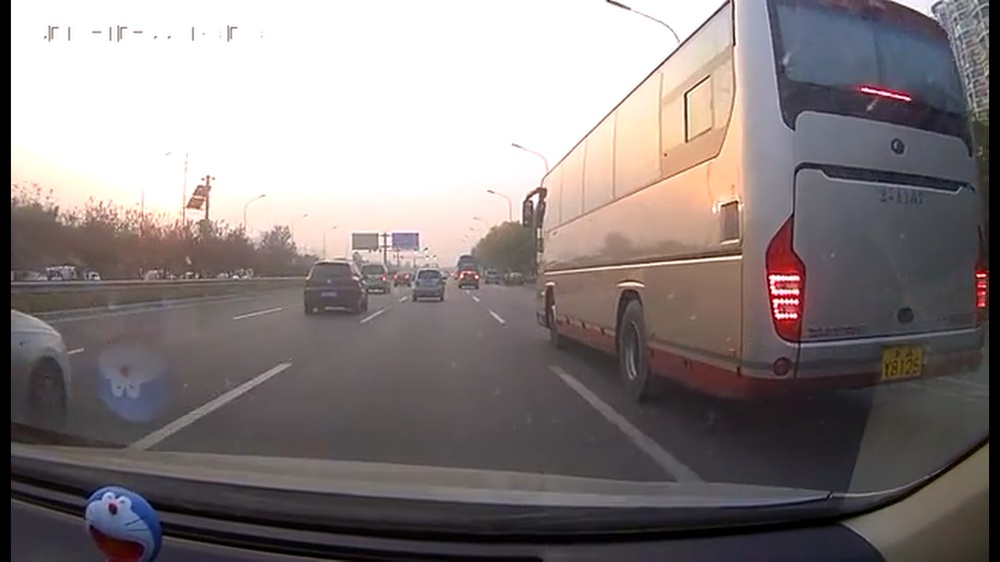
#> input picture Lane_detection-master/2018-11-25.jpg, 1000 x 562 px, shrunk from 1920 x 1080 before the run
$ python -i video.py   (imports and definitions only)
#> lines starting #> are read from the running program, lines starting #| are printed output that depends on the picture; after the words box and inside, x2 and y2 are one past the last pixel; in counts of white or black regions, pixels touching at a corner belong together
import matplotlib.pyplot as plt
import matplotlib.image as mpimg
import numpy as np
import cv2
from moviepy.editor import VideoFileClip


def grayscale(img):
    '''
    灰度转换，返回只有一个颜色通道的图像
    '''
    return cv2.cvtColor(img,
                        cv2.COLOR_RGB2GRAY)
    # if you read an image with cv.imread(),
    # return cv2.cvtColor(img,cv2.COLOR_BGR2GRAY)


def canny(img, low_threshold, high_threshold):
    return cv2.Canny(img, low_threshold, high_threshold)


def gaussian_blur(img, kernel_size):
    '''Applies a Gaussian Noise Kernel'''  # 高斯模糊
    return cv2.GaussianBlur(img, (kernel_size, kernel_size), 0)


def region_of_interest(img, vertices):
    '''
    Apply an image mask

    '''
    # define a blank mask to start with
    mask = np.zeros_like(img)

    # defining a 3 channel or 1 channel color to fill
    # the mask with depending on the input image

    # Image properties include number of rows, columns
    # and channels, type of image data, number of pixels etc.
    # Shape of image is accessed by img.shape. It returns a
    # tuple of number of rows, columns and channels (if image is color):
    # If image is grayscale, tuple returned contains only
    # number of rows and columns. So it is a good method to
    # check if loaded image is grayscale or color image.
    if len(img.shape) > 2:
        channel_count = img.shape[2]
        ignore_mask_color = (255,) * channel_count
    else:
        ignore_mask_color = 255  # 涂黑

    # filling pixels inside the polygon defined by "vertices" with the fill color
    cv2.fillPoly(mask, vertices, ignore_mask_color)
    # returning the image only where mask pixels are nonzero
    masked_image = cv2.bitwise_and(img, mask)  # 与操作
    return masked_image


def draw_lines(img, lines, color=[255, 0, 0], thickness=2):
    '''
    Note:
    '''
    # print(lines)
    for line in lines:
        for x1, y1, x2, y2 in line:
            cv2.line(img, (x1, y1), (x2, y2), color, thickness)


def hpass_angle_filter(lines, angle_threshold):
    if lines.shape != None:
        filtered_lines = []
        for line in lines:
            for x1, y1, x2, y2 in line:
                angle = abs(np.arctan((y2 - y1) / (x2 - x1)) * 180 / np.pi)
                if angle > angle_threshold:
                    filtered_lines.append([[x1, y1, x2, y2]])
        return filtered_lines


def average_lines(img, lines, y_min, y_max):
    # return coordinates of the averaged lines
    hough_pts = {'m_left': [], 'b_left': [], 'norm_left': [], 'm_right': [],
                 'b_right': [], 'norm_right': []}
    if lines != None:
        for line in lines:
            for x1, y1, x2, y2 in line:
                m, b = np.polyfit([x1, x2], (y1, y2), 1)
                norm = ((x2 - x1) ** 2 + (y2 - y1) ** 2) ** 0.5
                if m > 0:  # 斜率right
                    hough_pts['m_right'].append(m)
                    hough_pts['b_right'].append(b)
                    hough_pts['norm_right'].append(norm)
                if m < 0:
                    hough_pts['m_left'].append(m)
                    hough_pts['b_left'].append(b)
                    hough_pts['norm_left'].append(norm)
    if len(hough_pts['b_left']) != 0 or len(hough_pts['m_left']) != 0 \
            or len(hough_pts['norm_left']) != 0:
        b_avg_left = np.mean(np.array(hough_pts['b_left']))
        m_avg_left = np.mean(np.array(hough_pts['m_left']))
        xmin_left = int((y_min - b_avg_left) / m_avg_left)
        xmax_left = int((y_max - b_avg_left) / m_avg_left)
        left_lane = [[xmin_left, y_min, xmax_left, y_max]]
        left_norm = max(hough_pts['norm_left'])
    else:
        left_lane = [[0, 0, 0, 0]]
        left_norm = 0
    if len(hough_pts['b_right']) != 0 or len(hough_pts['m_right']) != 0 \
            or len(hough_pts['norm_right']) != 0:
        b_avg_right = np.mean(np.array(hough_pts['b_right']))
        m_avg_right = np.mean(np.array(hough_pts['m_right']))
        xmin_right = int((y_min - b_avg_right) / m_avg_right)
        xmax_right = int((y_max - b_avg_right) / m_avg_right)
        right_lane = [[xmin_right, y_min, xmax_right, y_max]]
        right_norm = max(hough_pts['norm_right'])
    else:
        right_lane = [[0, 0, 0, 0]]
        right_norm = 0
    return [left_lane, right_lane, left_norm, right_norm]


def hough_lines(img, rho, theta, threshold, min_line_len, max_line_gap):
    '''
    img is the output of canny tranform
    return an image with hough lines draw
    '''
    lines = cv2.HoughLinesP(img, rho, theta, threshold, np.array([]),
                            minLineLength=min_line_len,
                            maxLineGap=max_line_gap)
    # print(lines.shape)
    # line_img = np.zeros((img.shape[0],img.shape[1],3),dtype=np.uint8)
    # draw_lines(line_img,lines)
    return lines


def weighted_img(img, initial_img, a=0.8, b=1, r=0.0):
    return cv2.addWeighted(initial_img, a, img, b, r)

def show_img(ax,img,cmap,title):
    if cmap=='gray':
        ax.imshow(img,cmap='gray')
    else:
        ax.imshow(img)
    ax.axis('off')
    ax.set_title(title)

def bypass_angle_filter(lines,low_thres,hi_thres):
    '''
    前面的代码中，我们也实现了一个角度滤波器，但是这两个函数还是有区别的，
    前面的函数只有一个阈值，而这个函数有两个阈值，并只保留阈值之间的角度
    '''
    filtered_lines = []
    if lines is not None:
        for line in lines:
            for x1,y1,x2,y2 in line:
                angle = abs(np.arctan((y2-y1)/(x2-x1))*180/np.pi)
                if angle > low_thres and angle < hi_thres:
                    filtered_lines.append([[x1,y1,x2,y2]])
    return filtered_lines

def locationDectection(lines, median_band_left, median_band_right):
        caution_lines = []

        left_line = lines[0]
        right_line = lines[1]
        left_center = [(left_line[0][0] + left_line[0][2]) / 2, (left_line[0][1] + left_line[0][3]) / 2]
        right_center = [(right_line[0][0] + right_line[0][2]) / 2, (right_line[0][1] + right_line[0][3]) / 2]

        if left_center[0] > median_band_left and left_center[0] < median_band_right:
            caution_lines.append(left_line)

        if right_center[0] > median_band_left and right_center[0] < median_band_right:
            caution_lines.append(right_line)

        return caution_lines

def dash_solid(average_lines):
    solid_lines = []
    left_line = average_lines[0]
    right_line = average_lines[1]

    left_average_norm = average_lines[2]
    right_average_norm = average_lines[3]

    if left_average_norm > 180:
         solid_lines.append(left_line)

    if right_average_norm >170:
        solid_lines.append(right_line)

    return solid_lines


def yellow_enhance(img_rgb):
    '''
    该函数将rgb中淡黄色转换成白色，主要分三步：
    step1:convert rgb to hsv
    step2:create a lower/upper range of hsv
    step3:create a mask
    '''
    img_hsv = cv2.cvtColor(img_rgb,cv2.COLOR_BGR2HSV)
    lower_yellow = np.array([40,100,20])
    upper_yellow = np.array([100,255,255])
    mask = cv2.inRange(img_hsv,lower_yellow,upper_yellow)
    gray = grayscale(img_rgb)
    return weighted_img(mask,gray,a=1.,b=1.,r=0.)

def pipeline(img ,vertices ,low_thres ,hi_thres ,hline_show):
    # convert to grayscale + enhance yellow-ish tone
    gray = yellow_enhance(img)
    # remove /cleanup noise
    gray_blur = gaussian_blur(gray ,3)
    # dilate features for large gap between edges line
    gray =cv2.dilate(gray, (3, 3), iterations=10)

    edges = canny(gray, 94, 63)
    # 白天：edges = canny(gray, 30, 75)
    # 夜晚（光线好）：edges = canny(gray, 70, 28)
    # 夜晚（光线差）：edges = canny(gray, 48, 24)
    imshape = img.shape
    masked = region_of_interest(edges, vertices)

    h_lines = hough_lines(masked, rho=1, theta=np.pi / 180, threshold=30,
                          min_line_len=10, max_line_gap=10)

    h_lines = bypass_angle_filter(h_lines, low_thres, hi_thres)
    avg_hlines = average_lines(img, h_lines, int(img.shape[0] * 0.70), img.shape[0])

    if hline_show['dash_solid_detection'] == 'on':
        dash_solid_detection_img = np.zeros(imshape, dtype=np.uint8)
        solid_lines = dash_solid(avg_hlines)
        draw_lines(dash_solid_detection_img, solid_lines, color=[0, 0, 255], thickness=15)
    else:
        dash_solid_detection_img = np.zeros(imshape, dtype=np.uint8)

    if hline_show['caution'] == 'on':
        clines_img = np.zeros(imshape, dtype=np.uint8)
        clines = locationDectection(avg_hlines, imshape[1] * 0.35, imshape[1] * 0.55)
        draw_lines(clines_img, clines, color=[0, 255, 0], thickness=15)
    else:
        clines_img = np.zeros(imshape, dtype=np.uint8)

    if hline_show['hlines'] == 'on':
        hlines_img = np.zeros(imshape, dtype=np.uint8)
        draw_lines(hlines_img, h_lines, color=[255, 0, 0], thickness=4)
    else:
        hlines_img = np.zeros(imshape, dtype=np.uint8)
    # Angle High Pass filter


    # averaging lines
    if hline_show['avg'] == 'on':
        avg_img = np.zeros(imshape, dtype=np.uint8)
        avg_line = [avg_hlines[0], avg_hlines[1]]
        draw_lines(avg_img, avg_line, color=[255, 0, 0], thickness=10)
    else:
        avg_img = np.zeros(imshape, dtype=np.uint8)
    # Display result of each step of the pipeline
    if hline_show['steps'] == 'on':
        _, ax = plt.subplots(2, 3, figsize=(20, 10))
        show_img(ax[0, 0], img, None, 'original_img')
        show_img(ax[0, 1], gray, 'gray', 'Apply grayscale')
        show_img(ax[0, 2], gray_blur, 'gray', 'Apply Gaussian Blur')
        show_img(ax[1, 0], edges, 'gray', 'Apply Canny')
        show_img(ax[1, 1], masked, 'gray', 'Apply mask')
        show_img(ax[1, 2], hlines_img, None, 'Apply Hough')
        plt.show()
    img_all_lines = weighted_img(hlines_img, img, a=1., b=0.8, r=0.)
    img_all_lines = weighted_img(avg_img, img_all_lines, a=1., b=0.8, r=0.)
    img_all_lines = weighted_img(clines_img, img_all_lines, a=1., b=0.8, r=0.)
    img_all_lines = weighted_img(dash_solid_detection_img, img_all_lines, a=1., b=0.8, r=0.)
    return img_all_lines


# In[23]:

def process_image(image):
    hline_show = {'hlines':'off','avg':'on','steps':'off', 'caution':'on', 'dash_solid_detection':'on'}
    imshape = image.shape
    # print(imshape) (368, 640, 3)
    # vertices = np.array([[(imshape[1] * 0.43, imshape[0] * 0.44),
    #                       (imshape[1] * 0.78, imshape[0] * 0.85),
    #                       (imshape[1] * 0.90, imshape[0] * 0.86),
    #                       (imshape[1] * 0.08, imshape[0] * 0.78),]], dtype=np.int32)

    vertices = np.array([[(imshape[1] * 0.20, imshape[0] * 0.6),
                          (imshape[1] * 0.4, imshape[0] * 0.6),
                          (imshape[1] * 0.9, imshape[0] * 0.8),
                          (imshape[1] * 0.1, imshape[0] * 0.90),]], dtype=np.int32)

    # vertices = np.array = ([[(imshape[1]*0.20,imshape[0]*0.6),(imshape[1]*0.4,imshape[0]*0.6),(imshape[1]*0.9,imshape[0]*0.80),(imshape[1]*0.10,imshape[0]*0.90),]], dtype=np.int32)

    #白天 [[(imshape[1]*0.20,imshape[0]*0.3),
    # (imshape[1]*0.80,imshape[0]*0.3),\
    # (imshape[1]*0.20,imshape[0]*0.70),
    # (imshape[1]*0.80,imshape[0]*0.90),\
    # ]]
    low_thres,hi_thres = [15,80]
    return pipeline(image,vertices,low_thres,hi_thres,hline_show)

dir_video = 'test_videos/'
challenge_output = dir_video +'testOut5.mp4'
# [1 line that did not run here, left out]
# [1 line that did not run here, left out]
# [1 line not run here, left out]

>>> import cv2
>>> picture = cv2.cvtColor(cv2.imread('2018-11-25.jpg'), cv2.COLOR_BGR2RGB)
>>> result = process_image(picture)
#> in yellow_enhance, `img_hsv = cv2.cvtColor(img_rgb,cv2.COLOR_BGR2HSV)`: img_hsv: shape (562, 1000, 3); mean H, S, V 87.9, 34.7, 137.6
#> in yellow_enhance, `mask = cv2.inRange(img_hsv,lower_yellow,upper_yellow)`:
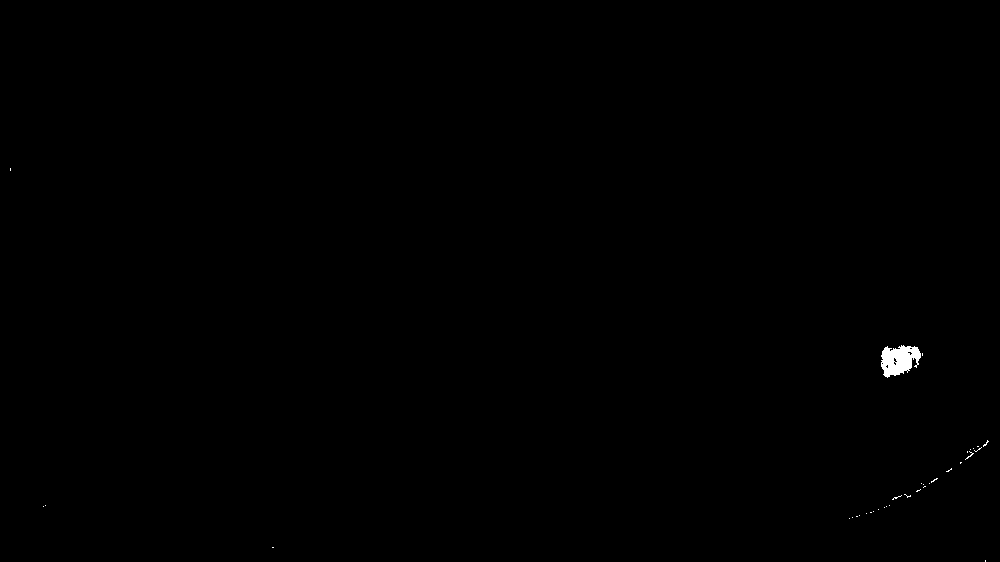
#> mask: shape (562, 1000); 0.18% white; 35 white regions (34 under 20 px), largest, box (x1, y1, x2, y2) and area: (881, 345, 921, 378) 882
#> in grayscale, `return cv2.cvtColor(img, cv2.COLOR_RGB2GRAY)`:
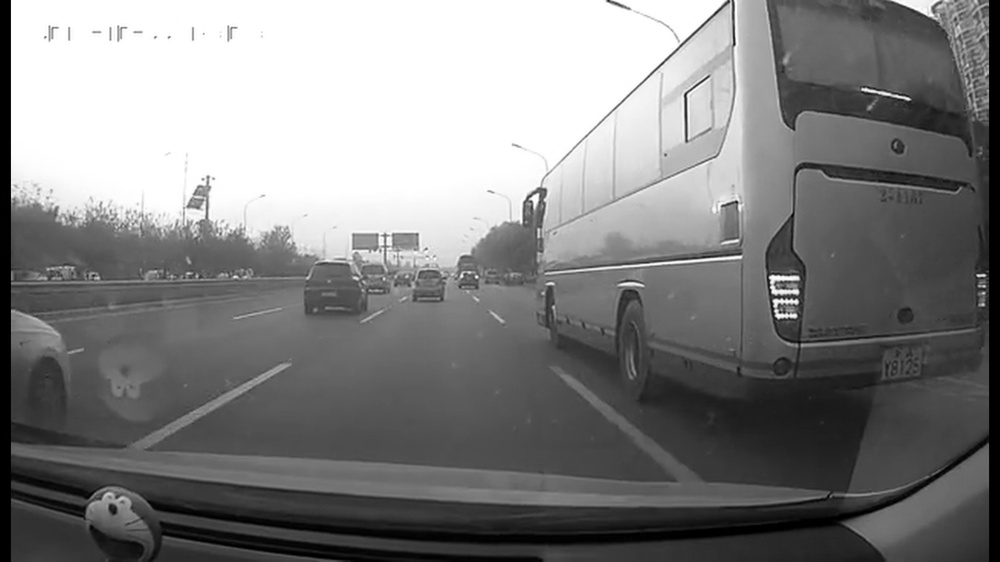
#> returned value: shape (562, 1000); min 0, max 255, mean 129.4
#> in pipeline, `gray =cv2.dilate(gray, (3, 3), iterations=10)`:
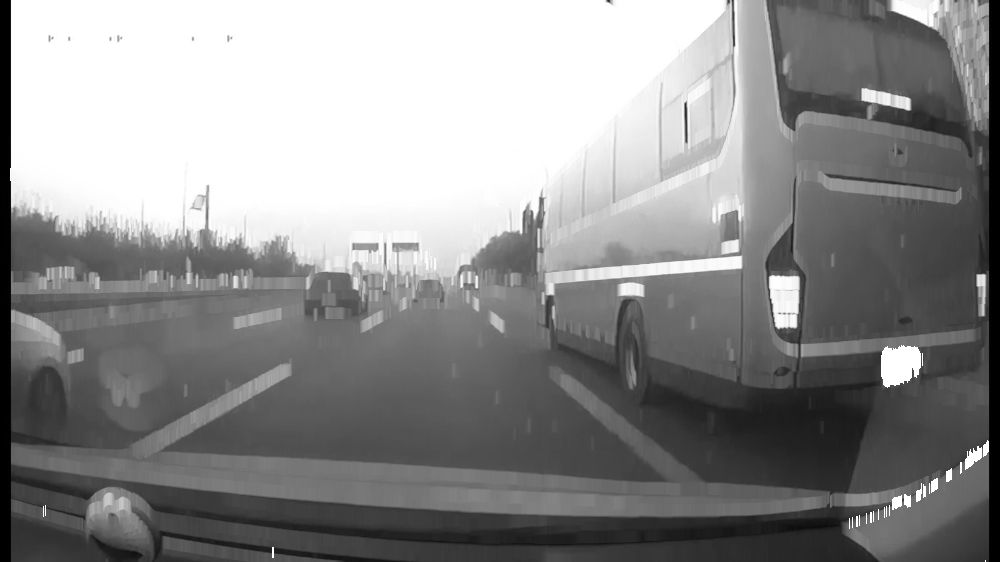
#> gray: shape (562, 1000); min 0, max 255, mean 141.1
#> in canny, `return cv2.Canny(img, low_threshold, high_threshold)`:
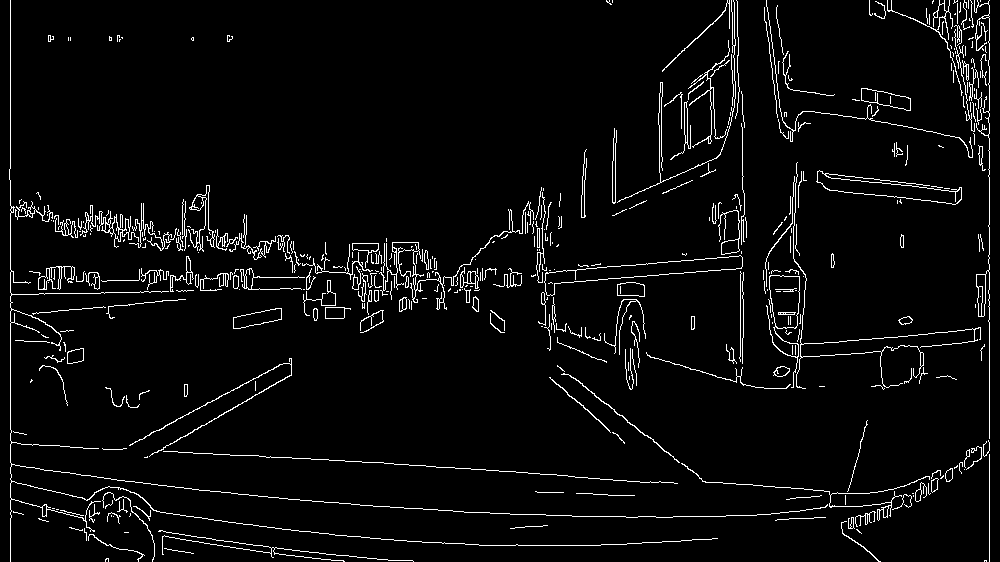
#> returned value: shape (562, 1000); 4.1% white in thin lines or dots
#> in region_of_interest, `cv2.fillPoly(mask, vertices, ignore_mask_color)`:
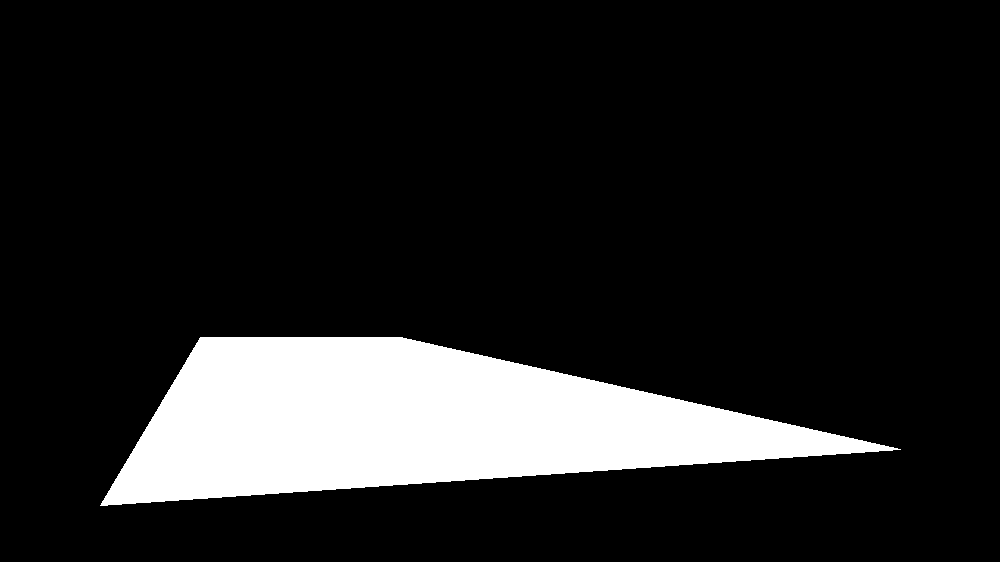
#> mask: shape (562, 1000); 13.6% white; 1 white region, box (x1, y1, x2, y2) and area: (100, 337, 901, 506) 76441
#> in region_of_interest, `masked_image = cv2.bitwise_and(img, mask)`:
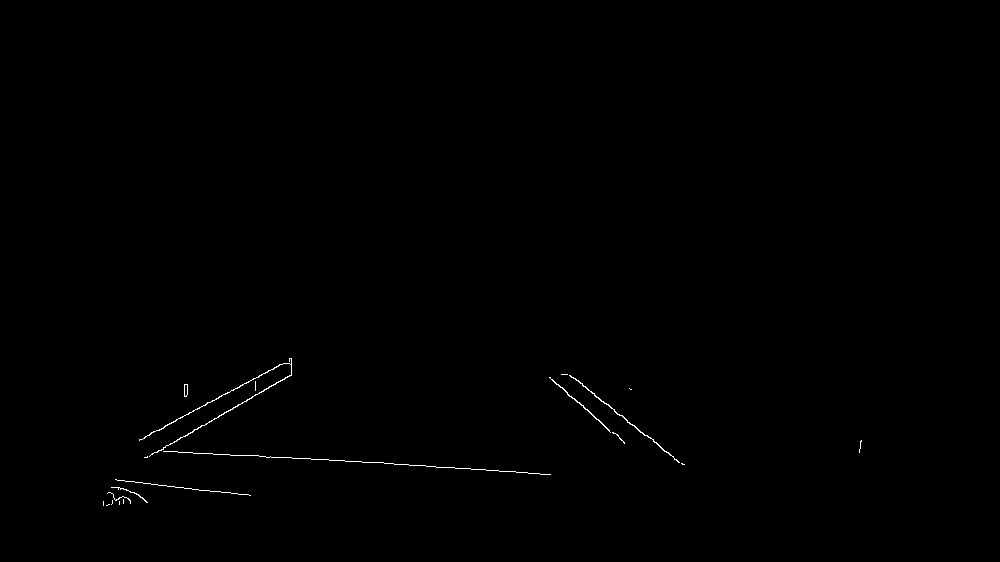
#> masked_image: shape (562, 1000); 0.26% white in thin lines or dots, all inside (x1, y1, x2, y2) = (103, 358, 862, 506)
#> in hough_lines, `lines = cv2.HoughLinesP(img, rho, theta, threshold, np.array([]), minL..`: lines = 15 rows, first 6: [178, 452, 241, 455], [340, 460, 550, 474], [139, 439, 291, 358], [146, 457, 291, 373], [606, 403, 682, 464], [149, 456, 291, 374]
#> in pipeline, `h_lines = hough_lines(masked, rho=1, theta=np.pi / 180, threshold=30, ..`: h_lines has the same summary as lines in hough_lines
#> the loop in bypass_angle_filter, `for line in lines:` made 15 passes
#> line on passes 1 to 12: [[178, 452, 241, 455]], [[340, 460, 550, 474]], [[139, 439, 291, 358]], [[146, 457, 291, 373]], [[606, 403, 682, 464]], [[149, 456, 291, 374]], [[139, 440, 291, 359]], [[551, 379, 624, 443]], [[151, 484, 250, 495]], [[575, 378, 630, 424]], [[285, 457, 368, 462]], [[550, 377, 624, 442]]
#> after the loop in bypass_angle_filter, `for line in lines:`: filtered_lines = [[[139, 439, 291, 358]], [[146, 457, 291, 373]], [[606, 403, 682, 464]], [[149, 456, 291, 374]], [[139, 440, 291, 359]], [[551, 379, 624, 443]], [[575, 378, 630, 424]], [[550, 377, 624, 442]], [[661, 448, 678, 462]]]
#> in pipeline, `h_lines = bypass_angle_filter(h_lines, low_thres, hi_thres)`: h_lines has the same summary as filtered_lines in bypass_angle_filter
#> the loop in average_lines, `for line in lines:` made 9 passes
#> in pipeline, `avg_hlines = average_lines(img, h_lines, int(img.shape[0] * 0.70), img..`: avg_hlines = [[[242, 393, -61, 562]], [[582, 393, 783, 562]], 172.2, 98.49]
#> in dash_solid, `left_line = average_lines[0]`: left_line = [[242, 393, -61, 562]]
#> in dash_solid, `right_line = average_lines[1]`: right_line = [[582, 393, 783, 562]]
#> in dash_solid, `left_average_norm = average_lines[2]`: left_average_norm = 172.2
#> in dash_solid, `right_average_norm = average_lines[3]`: right_average_norm = 98.49
#> in pipeline, `solid_lines = dash_solid(avg_hlines)`: solid_lines = []
#> after the loop in draw_lines, `for line in lines:`: img: shape (562, 1000, 3); every value is 0
#> in locationDectection, `left_line = lines[0]`: left_line = [[242, 393, -61, 562]]
#> in locationDectection, `right_line = lines[1]`: right_line = [[582, 393, 783, 562]]
#> in locationDectection, `left_center = [(left_line[0][0] + left_line[0][2]) / 2, (left_line[0][..`: left_center = [90.5, 477.5]
#> in locationDectection, `right_center = [(right_line[0][0] + right_line[0][2]) / 2, (right_line..`: right_center = [682.5, 477.5]
#> in pipeline, `clines = locationDectection(avg_hlines, imshape[1] * 0.35, imshape[1] ..`: clines = []
#> in pipeline, `avg_line = [avg_hlines[0], avg_hlines[1]]`: avg_line = [[[242, 393, -61, 562]], [[582, 393, 783, 562]]]
#> call 3 of weighted_img, with a = 1, b = 0.8, r = 0
#> in weighted_img (call 3), `return cv2.addWeighted(initial_img, a, img, b, r)`:
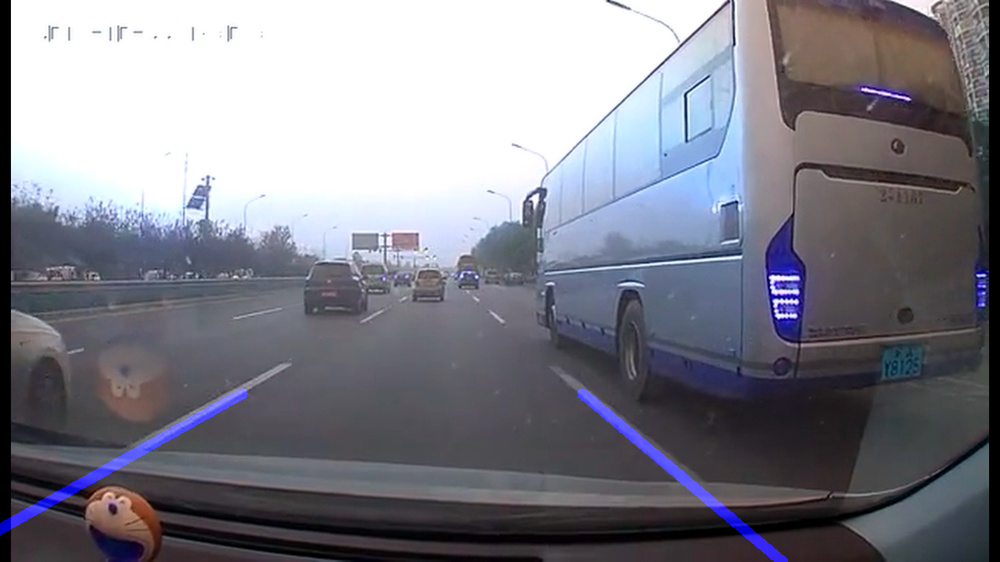
#> returned value: shape (562, 1000, 3); mean of channels 0, 1, 2 136.8, 127, 126.9; drawn as B, G, R
